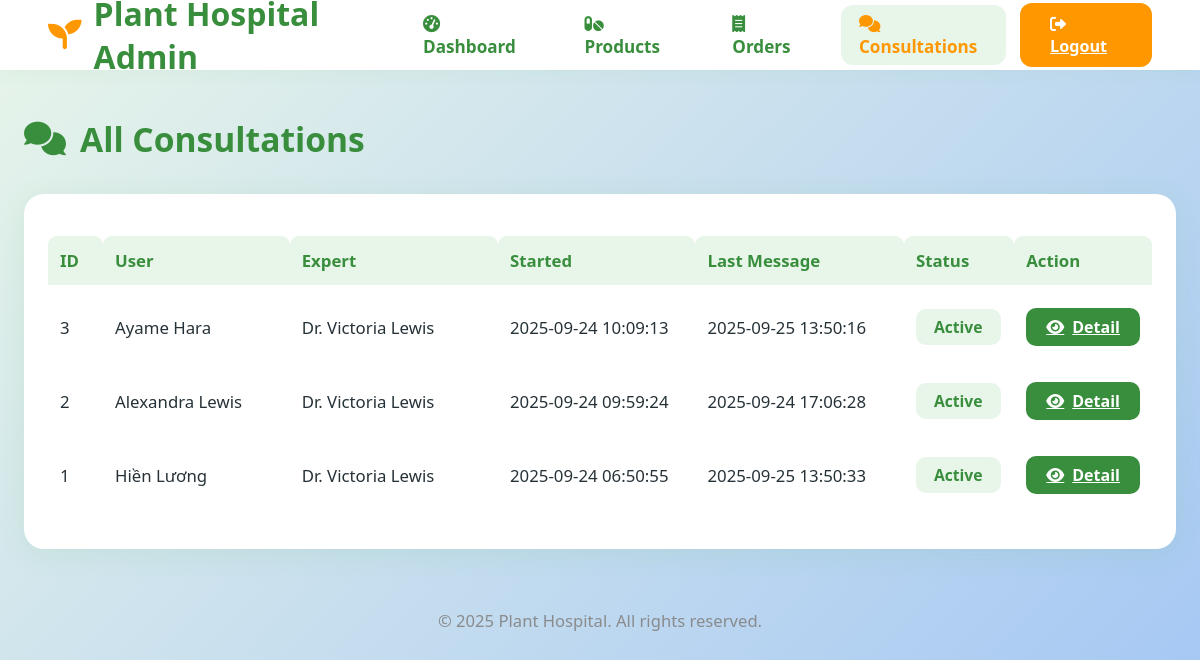
Page /admin/consultations (signed in) on the committed database.
### tables this page shows
CREATE TABLE chat_session (
    id INTEGER PRIMARY KEY AUTOINCREMENT,
    user_id INTEGER NOT NULL,
    expert_id INTEGER NOT NULL,
    started_at TIMESTAMP DEFAULT CURRENT_TIMESTAMP,
    last_message_at TIMESTAMP DEFAULT CURRENT_TIMESTAMP,
    status TEXT DEFAULT 'active',
    FOREIGN KEY(user_id) REFERENCES user(id),
    FOREIGN KEY(expert_id) REFERENCES experts(id)
);

CREATE TABLE user (
  id INTEGER PRIMARY KEY AUTOINCREMENT,
  username TEXT UNIQUE NOT NULL,
  email TEXT UNIQUE NOT NULL,
  password TEXT NOT NULL,
  created_at TIMESTAMP NOT NULL DEFAULT CURRENT_TIMESTAMP
);

CREATE TABLE experts (
  id INTEGER PRIMARY KEY AUTOINCREMENT,
  name TEXT NOT NULL,
  email TEXT NOT NULL,
  password TEXT NOT NULL,  -- thêm dòng này!
  phone TEXT,
  specialties TEXT,
  bio TEXT,
  avatar TEXT,
  rating REAL DEFAULT 5.0,
  active BOOLEAN DEFAULT 1,
  created_at TIMESTAMP NOT NULL DEFAULT CURRENT_TIMESTAMP
);

### flaskr/admin.py (the view)
@bp.route('/consultations')
@admin_required
def consultations():
    db = get_db()
    sessions = db.execute('''
        SELECT chat_session.*, user.username as user_name, experts.name as expert_name
        FROM chat_session
        LEFT JOIN user ON chat_session.user_id = user.id
        LEFT JOIN experts ON chat_session.expert_id = experts.id
        ORDER BY chat_session.started_at DESC
    ''').fetchall()
    return render_template('admin/consultations.html', sessions=sessions)

### flaskr/admin.py (called while the page is built)
def admin_required(view):
    from functools import wraps
    def wrapped_view(**kwargs):
        if not session.get('user_id') == 1:
            return redirect(url_for('auth.login'))
        return view(**kwargs)
    return wraps(view)(wrapped_view)

### flaskr/auth.py (called while the page is built)
@bp.before_app_request
def load_logged_in_user():
    user_id = session.get('user_id')
    if user_id is None:
        g.user = None
    else:
        g.user = get_db().execute(
            'SELECT * FROM user WHERE id = ?', (user_id,)
        ).fetchone()

### flaskr/db.py (called while the page is built)
def get_db():
    if 'db' not in g:
        g.db = sqlite3.connect(
            current_app.config['DATABASE'],
            detect_types=sqlite3.PARSE_DECLTYPES
        )
        g.db.row_factory = sqlite3.Row
    return g.db

### flaskr/templates/admin/consultations.html (shortened to what this page needs)
<!DOCTYPE html>
<html lang="en">
  <head>
    <link
      rel="stylesheet"
      href="https://cdnjs.cloudflare.com/ajax/libs/font-awesome/6.0.0-beta3/css/all.min.css"
    />
  </head>
  <body>
    <header class="admin-header">
      <div class="logo">
        <i class="fas fa-seedling"></i> Plant Hospital Admin
      </div>
      <nav class="nav-menu">
        <a href="{{ url_for('admin.dashboard') }}"
          ><i class="fas fa-tachometer-alt"></i> Dashboard</a
        >
        <a href="{{ url_for('admin.products') }}"
          ><i class="fas fa-pills"></i> Products</a
        >
        <a href="{{ url_for('admin.orders') }}"
          ><i class="fas fa-receipt"></i> Orders</a
        >
        <a href="{{ url_for('admin.consultations') }}" class="active"
          ><i class="fas fa-comments"></i> Consultations</a
        >
      </nav>
      <a href="{{ url_for('auth.logout') }}" class="logout-btn"
        ><i class="fas fa-sign-out-alt"></i> Logout</a
      >
    </header>
    <main class="admin-main">
      <div class="page-title">
        <i class="fas fa-comments"></i> All Consultations
      </div>
      <div class="consult-table-card">
        <table>
          <tr>
            <th style="width: 5%">ID</th>
            <th style="width: 17%">User</th>
            <th style="width: 19%">Expert</th>
            <th style="width: 18%">Started</th>
            <th style="width: 19%">Last Message</th>
            <th style="width: 10%">Status</th>
            <th style="width: 13%">Action</th>
          </tr>
          {% for s in sessions %}
          <tr>
            <td>{{ s['id'] }}</td>
            <td>{{ s['user_name'] or s['user_id'] }}</td>
            <td>{{ s['expert_name'] or s['expert_id'] }}</td>
            <td>{{ s['started_at'] }}</td>
            <td>{{ s['last_message_at'] }}</td>
            <td>
              <span class="status-badge {{ s['status']|lower }}"
                >{{ s['status'].capitalize() }}</span
              >
            </td>
            <td>
              <a
                href="{{ url_for('admin.consultation_detail', session_id=s['id']) }}"
                class="btn-detail"
              >
                <i class="fas fa-eye"></i> Detail</a
              >
            </td>
          </tr>
          {% else %}
          <tr>
            <td colspan="7" style="text-align: center; color: #aaa">
              No consultation sessions found.
            </td>
          </tr>
          {% endfor %}
        </table>
      </div>
      <div class="footer">&copy; 2025 Plant Hospital. All rights reserved.</div>
    </main>
  </body>
</html>

### flaskr/templates/admin/consultations.html (style rules this page uses)
body { font-family: "Segoe UI", Arial, sans-serif; background: linear-gradient(135deg, #e8f5e9 0%, #a2c5f4 100%); color: #263238; margin: 0; min-height: 100vh; }
.admin-header { background: #fff; padding: 0 4vw; height: 70px; display: flex; align-items: center; justify-content: space-between; box-shadow: 0 2px 16px #4caf5012; }
.admin-header .logo { font-size: 2rem; font-weight: 800; color: #388e3c; display: flex; align-items: center; gap: 12px; }
.admin-header .logo i { color: #ff9800; font-size: 2.1rem; }
.nav-menu { display: flex; gap: 23px; align-items: center; }
.nav-menu a { text-decoration: none; color: #388e3c; font-size: 1.07rem; font-weight: 600; padding: 7px 18px; border-radius: 12px; transition: background 0.18s, color 0.18s; }
.nav-menu a.active, .nav-menu a:hover { background: #e8f5e9; color: #ff9800; }
.admin-header .logout-btn { background: #ff9800; color: #fff; border: none; border-radius: 12px; padding: 10px 30px; font-weight: 600; font-size: 1.01rem; cursor: pointer; transition: background 0.2s; margin-left: 14px; }
.admin-main { max-width: 1200px; margin: 46px auto 0 auto; padding: 0 2vw 36px 2vw; }
.page-title { font-size: 2.1rem; color: #388e3c; font-weight: 800; margin-bottom: 32px; display: flex; align-items: center; gap: 14px; }
.consult-table-card { background: #fff; border-radius: 20px; box-shadow: 0 5px 28px #4caf501b; padding: 32px 24px; margin-bottom: 38px; overflow-x: auto; }
table { width: 100%; border-collapse: separate; border-spacing: 0 10px; font-size: 1.05rem; }
th, td { text-align: left; padding: 13px 12px; }
th { background: #e8f5e9; color: #388e3c; font-weight: 700; border-radius: 9px 9px 0 0; }
td { background: #fff; border-radius: 8px; }
.status-badge { display: inline-block; border-radius: 10px; font-size: 0.98rem; font-weight: 700; padding: 7px 18px; }
.status-badge.active { background: #e8f5e9; color: #388e3c; }
.btn-detail { background: #388e3c; color: #fff; border: none; border-radius: 10px; padding: 8px 20px; font-size: 1rem; cursor: pointer; font-weight: 600; transition: background 0.18s; display: inline-flex; align-items: center; gap: 8px; }
.footer { margin-top: 60px; color: #888; text-align: center; font-size: 1.04rem; opacity: 0.96; }

### rows in the picture
chat_session: id "3", username "Ayame Hara", name "Dr. Victoria Lewis", started_at "2025-09-24 10:09:13", last_message_at "2025-09-25 13:50:16", status "Active"
chat_session: id "2", username "Alexandra Lewis", name "Dr. Victoria Lewis", started_at "2025-09-24 09:59:24", last_message_at "2025-09-24 17:06:28", status "Active"
chat_session: id "1", username "Hiền Lương", name "Dr. Victoria Lewis", started_at "2025-09-24 06:50:55", last_message_at "2025-09-25 13:50:33", status "Active"
